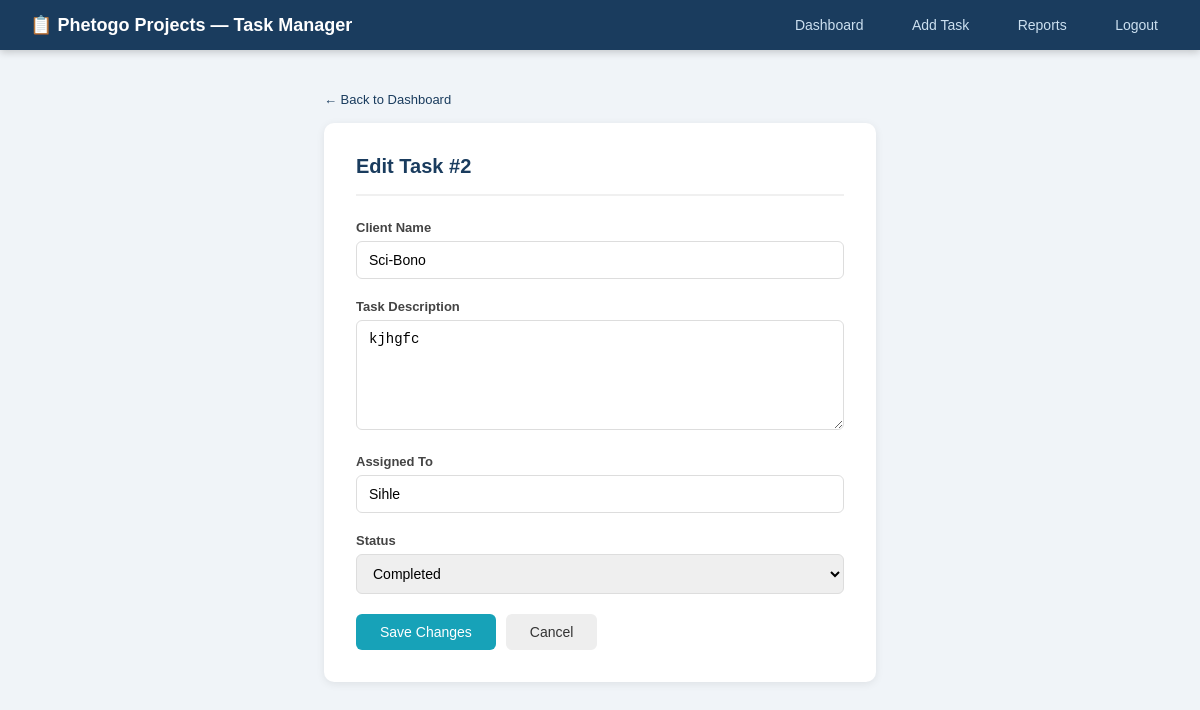
The page /edit/2 (signed in) on the database its author committed.
### tables this page shows
CREATE TABLE tasks (
            id INTEGER PRIMARY KEY AUTOINCREMENT,
            client TEXT NOT NULL,
            description TEXT NOT NULL,
            assigned_to TEXT NOT NULL,
            status TEXT DEFAULT 'Pending',
            date_created TEXT DEFAULT CURRENT_DATE
        );

### app.py (the view, shortened to what this page needs)
@app.route("/edit/<int:task_id>", methods=["GET", "POST"])
def edit(task_id):
    if "user" not in session:
        return redirect(url_for("login"))
    task = get_task_by_id(task_id)
    return render_template("edit_task.html", task=task, user=session["user"])

### database.py (called while the page is built)
def get_task_by_id(task_id):
    conn = sqlite3.connect(DB)
    c = conn.cursor()
    c.execute("SELECT * FROM tasks WHERE id = ?", (task_id,))
    task = c.fetchone()
    conn.close()
    return task

### templates/edit_task.html (shortened to what this page needs)
<!DOCTYPE html>
<html>
<head>
</head>
<body>
  <nav>
    <h1>&#128203; Phetogo Projects — Task Manager</h1>
    <div>
      <a href="/dashboard">Dashboard</a>
      <a href="/add">Add Task</a>
      <a href="/reports">Reports</a>
      <a href="/logout">Logout</a>
    </div>
  </nav>
  <div class="container">
    <a href="/dashboard" class="back">&#8592; Back to Dashboard</a>
    <div class="card">
      <div class="card-header">
        <h2>Edit Task #{{ task[0] }}</h2>
      </div>
      <form method="POST">
        <label>Client Name</label>
        <input type="text" name="client" value="{{ task[1] }}" required />
        <label>Task Description</label>
        <textarea name="description" required>{{ task[2] }}</textarea>
        <label>Assigned To</label>
        <input type="text" name="assigned_to" value="{{ task[3] }}" required />
        <label>Status</label>
        <select name="status">
          <option value="Completed" {% if task[4] == 'Completed' %}selected{% endif %}>Completed</option>
        </select>
        <div class="btn-row">
          <button type="submit">Save Changes</button>
          <a href="/dashboard" class="btn-cancel">Cancel</a>
        </div>
      </form>
    </div>
  </div>
</body>
</html>

### templates/edit_task.html (style rules this page uses)
* { margin: 0; padding: 0; box-sizing: border-box; }
body { font-family: Arial, sans-serif; background: #f0f4f8; }
nav { background: #1a3c5e; padding: 14px 30px; display: flex; justify-content: space-between; align-items: center; box-shadow: 0 2px 8px rgba(0,0,0,0.2); }
nav h1 { color: white; font-size: 18px; }
nav div a { color: #cce0f0; text-decoration: none; margin-left: 20px; font-size: 14px; padding: 6px 12px; border-radius: 4px; transition: background 0.2s; }
.container { max-width: 600px; margin: 40px auto; padding: 0 24px; }
.back { display: inline-block; margin-bottom: 16px; color: #1a3c5e; text-decoration: none; font-size: 13px; }
.card { background: white; padding: 32px; border-radius: 10px; box-shadow: 0 2px 8px rgba(0,0,0,0.08); }
.card-header { border-bottom: 2px solid #f0f0f0; padding-bottom: 16px; margin-bottom: 24px; }
h2 { color: #1a3c5e; font-size: 20px; }
label { font-size: 13px; font-weight: bold; color: #444; display: block; margin-bottom: 6px; }
input, textarea, select { width: 100%; padding: 10px 12px; border: 1px solid #ddd; border-radius: 6px; font-size: 14px; margin-bottom: 20px; transition: border 0.2s; }
textarea { height: 110px; resize: vertical; }
.btn-row { display: flex; gap: 10px; }
button { padding: 10px 24px; background: #17a2b8; color: white; border: none; border-radius: 6px; font-size: 14px; cursor: pointer; }
.btn-cancel { padding: 10px 24px; background: #eee; color: #333; border-radius: 6px; font-size: 14px; text-decoration: none; }

### rows shown on the page
tasks: id "2", client "Sci-Bono", description "kjhgfc", assigned_to "Sihle", status "Completed"
